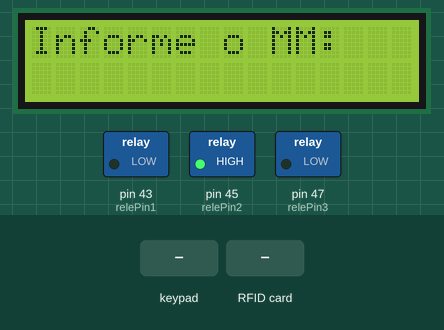
This sketch was run on a simulated Arduino Mega 2560, built with avr-gcc and run on an emulated ATmega2560. On the bench: 16×2 character LCD, switched loads named in the sketch (green lamp = pin HIGH). The test bench sets the inputs (shaded band). The local clock reads 2024-03-15 10:24:30 at power-on unless the sketch sets it; pins used as bus, display or sensor lines are not drawn; what the sketch prints to the serial monitor is not drawn.

Above: at 1.9 s.
2.0 s: keypad keys 0 0 0 0 0 # pressed 0.4 s apart
At 4.8 s:
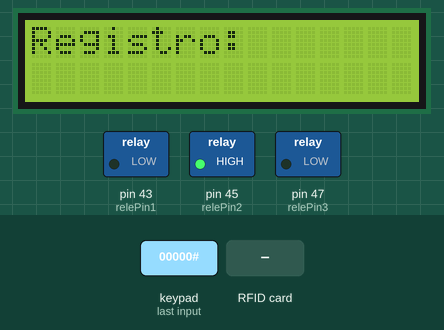
5.9 s: keypad keys 0 0 0 0 0 pressed 0.4 s apart
At 8.4 s:
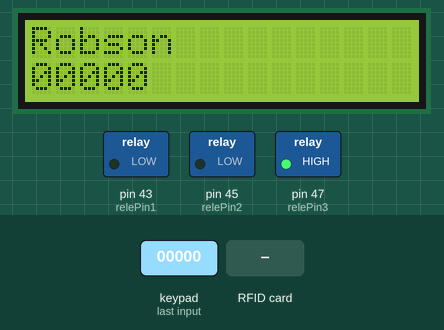
9.5 s: RFID card 2A 9C 7E 8B held to the reader
At 10.6 s:
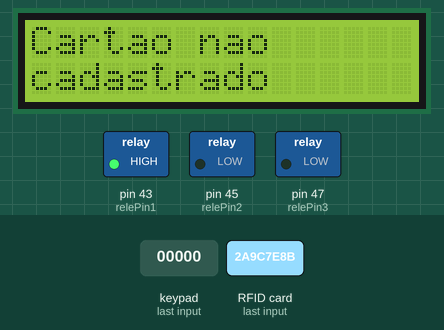
11.5 s: keypad keys 0 0 0 0 0 * pressed 0.4 s apart
At 14.7 s:
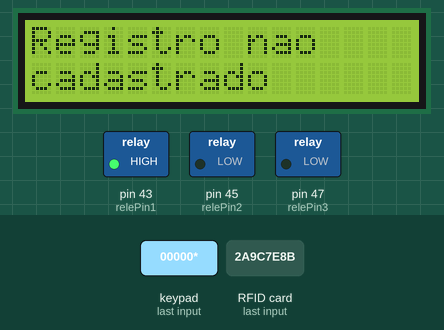
15.4 s: keypad keys 0 0 0 0 0 A pressed 0.4 s apart
At 17.8 s:
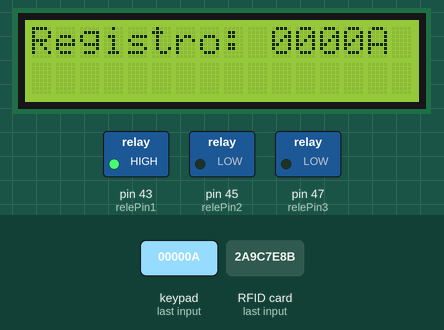
19.4 s: keypad keys 0 0 0 0 0 D pressed 0.4 s apart
At 21.8 s:
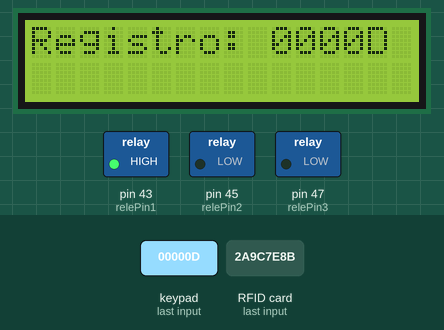
Timing chart, 0 to 61.5 s (numbered marks = the images above; inputs shaded):
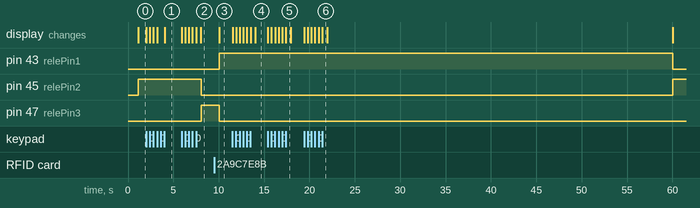

The sketch:

main.ino
```cpp
#include <Wire.h> //Biblioteca para comunicação com dispositivos I2C
#include <SPI.h> //Biblioteca para comunicação com dispositivos SPI
#include <MFRC522.h> //Biblioteca para leitura e controle de tags RFID
#include <LiquidCrystal_I2C.h> //Biblioteca para controle de displays LCD I2C
#include <Keypad.h> //Biblioteca para leitura de teclado numérico
#include <SoftwareSerial.h>
#include "RTClib.h" //Biblioteca para controle de um relógio em tempo real DS3231

//Variáveis constantes da pinagem para comunicação com o módulo RFID
const int SS_PIN = 53;
const int RST_PIN = 2;

String msg = "";//string a ser enviada para o esp

//Objeto do tipo MFRC522
MFRC522 rfid(SS_PIN, RST_PIN);

//Objeto do tipo LiquidCrystal_I2C com as configurações necessárias
LiquidCrystal_I2C lcd(0x27, 2, 1, 0, 4, 5, 6, 7, 3, POSITIVE);

//Objeto do tipo RTC_DS3231
RTC_DS3231 rtc;

//Define as constantes da quantidade de colunas e linhas do teclado
const byte ROWS = 4;
const byte COLS = 4;

// Define a matriz de pinos usada pelo teclado
char keys[ROWS][COLS] = {
  {'1', '2', '3', 'A'},
  {'4', '5', '6', 'B'},
  {'7', '8', '9', 'C'},
  {'*', '0', '#', 'D'}
};

// Define os pinos conectados às linhas e colunas do teclado
byte rowPins[ROWS] = {10, 9, 8, 7};
byte colPins[COLS] = {6, 5, 4, 3};

// Cria um objeto Keypad
Keypad keypad = Keypad(makeKeymap(keys), rowPins, colPins, ROWS, COLS);

//Array de valores hexadecimais
const String hexValues[] = {"8c2c564", "ba5d13a", "2A9C7E8B", "B24E758A"};

//Array de nomes correspondentes
const String names[] = {"Robson", "Goncalino", "José", "Ana"};

//Array de treinamentos
const String trainings[][6] = {
  {"OverHead", "TiranteD", "TiranteE", "Macaneta", "Capota", "Emblemas"}, // Robson
  {"Capota", "Emblemas"}, // Goncalino
  {"Treinamento 3", "Treinamento 4", "Treinamento 6"}, // José
  {"Treinamento 1", "Treinamento 4", "Treinamento 5"}  // Ana
};

//Array de registros correspondentes
const String registro[] = {"00000", "67890", "54321", "09876"};

//Nome do totem
const String totem = "OverHead";

//Array do MM
String MM = "";

//Define a pinagem dos relés
int relePin1 = 43;
int relePin2 = 45;
int relePin3 = 47;

//bool cartaoReconhecido = false; //Variável para verificar se o cartão foi reconhecido
//bool cartaoFoiReconhecido = false;

unsigned long lastExecTime = 0; //Variável para armazenar o tempo da última execução do ciclo
const unsigned long cycleInterval = 60000; //Intervalo de tempo para repetir o ciclo (1 hora em milissegundos)

unsigned long lastMMTime = 0; //Variável para armazenar o tempo da última execução do ciclo
const unsigned long MMInterval = 60000; //Intervalo de tempo para repetir o ciclo zerando o MM anterior (1 hora em milissegundos)

void setup() {
  pinMode(relePin1, OUTPUT);
  pinMode(relePin2, OUTPUT);
  pinMode(relePin3, OUTPUT);

  Wire.begin();
  Serial.begin(9600); //Inicia a comunicação serial
  lcd.begin (16, 2); //Inicia LCD 16x2
  SPI.begin(); //Inicia a comunicação SPI
  rfid.PCD_Init(); //Inicia o leitor RFID
  rtc.begin(); //Inicia o módulo RTC
  //rtc.adjust(DateTime(2023, 4, 5, 8, 13, 00)); //(ANO), (MÊS), (DIA), (HORA), (MINUTOS), (SEGUNDOS)

  lcd.setCursor (0, 0);
  lcd.print("Sistema iniciado");
  Serial.println("Sistema iniciado");
  Serial.println("");
  delay(1000);

  inputCar(); //Chama o void para input do número do carro
}

void inputCar() {
  digitalWrite(relePin1, LOW);
  digitalWrite(relePin2, HIGH);
  digitalWrite(relePin3, LOW);

  lcd.clear();
  lcd.setCursor(0, 0);
  lcd.print("Informe o MM: ");
  while (MM.length() < 4) { //Executa este loop enquanto o tamanho da entrada for menor que 4
    char key = keypad.getKey();
    if (key != NO_KEY) {
      if (isdigit(key)) { //Verifica se o caractere é um dígito
        MM += key; //Adiciona o dígito à entrada
        lcd.setCursor(0, 1);
        lcd.print("MM = ");
        lcd.print(MM);
      }
      else if (key == '*') { //Verifica se o usuário pressionou o asterisco para cancelar a entrada
        MM = "";
        lcd.clear();
        lcd.setCursor(0, 0);
        lcd.print("Cancelado");
        delay(2000);
        lcd.clear();
        lcd.setCursor(0, 0);
        lcd.print("Informe o MM:");
      }
    }
  }
  Serial.println("MM: " + MM);

  callCardKeypad(); //Chama o void da mensagem loop para chamar cartão e keypad
}

void callCardKeypad() {
  bool i = true;
  long ii = 1000;
  long momento = 0;
  long ultimoTempo = 0; //variável para armazenar o último tempo de atualização da tela
  const long intervalo = 1000; //intervalo de tempo em milissegundos

  while (true) {
    momento = millis();

    if (momento - ultimoTempo >= intervalo) {
      ultimoTempo = momento;

      if (i) {
        lcd.clear();
        lcd.print("Aproxime o");
        lcd.setCursor(0, 1);
        lcd.print("cartao RFID...");
      } else {
        lcd.clear();
        lcd.print("Digite o");
        lcd.setCursor(0, 1);
        lcd.print("registro...");
      }

      i = !i;
    }

    char key = keypad.getKey();

    if (rfid.PICC_IsNewCardPresent() || key != NO_KEY) {
      break;
    }
  }
}

void loop() {
  DateTime now = rtc.now();

  if (millis() - lastExecTime >= cycleInterval) { //Verifica se já passou uma hora desde a última execução do ciclo
    lastExecTime = millis(); //Reinicia o tempo da última execução para o momento atual

    if (millis() - lastMMTime >= MMInterval) { //Reinicia a variável MM a cada hora
      MM = "";
      lastMMTime = millis();
    }
    inputCar(); //Chama o void para input do número do carro
  }

  //****** FIM DA LÓGICA DO RTC ********

  //if ((now.hour() >= 5 && now.minute() >= 50) && (now.hour() <= 22 && now.minute() <= 50)) { //Verifica se está dentro do intervalo de tempo


  /* // aguarda 5 minutos ou até que o cartão seja reconhecido
    unsigned long timeout = millis() + 300000; // tempo limite de 5 minutos em milissegundos
    while (millis() < timeout && !cartaoReconhecido) {*/

  //****** FIM DA LÓGICA DO RTC ********


  //*****INÍCIO DA LÓGICA DO RFID******

  if (rfid.PICC_IsNewCardPresent() && rfid.PICC_ReadCardSerial()) { //Verifica se há um cartão RFID presente
    String hexValue = ""; //Lê o valor hexadecimal do RFID
    for (byte i = 0; i < rfid.uid.size; i++) {
      hexValue += String(rfid.uid.uidByte[i], HEX);
    }
    delay(500);
    int index = -1; //Procura o índice correspondente ao valor hexadecimal no array
    for (int i = 0; i < 4; i++) {
      if (hexValues[i] == hexValue) {
        index = i; addmsg(hexValues[i]);
        break;
      }
    }
    if (index >= 0) { //Exibe as informações de treinamentos no monitor serial e no LCD
      bool foundTotem = false;
      for (int i = 0; i < 6; i++) {
        if (trainings[index][i] != "") {
          if (trainings[index][i] == totem) {
            foundTotem = true;
            break;
          }
        }
      }
      if (foundTotem) { //Exibe as informações de treinamentos no monitor serial e no LCD
        String nome = names[index];
        Serial.print("Nome: ");
        Serial.println(nome);
        addmsg(nome);

        lcd.clear();
        lcd.setCursor(0, 0);
        lcd.print("");
        lcd.print(nome);

        String treinamentos = "";
        for (int i = 0; i < 6; i++) {
          if (trainings[index][i] != "") {
            Serial.print(" - ");
            Serial.println(trainings[index][i]);
            treinamentos += trainings[index][i];
            if (i != 6) {
              treinamentos += ',';
            }
          }
        }
        addmsg(treinamentos);

        String reg = registro[index];
        Serial.print("Registro: ");
        Serial.println(reg);
        addmsg(reg);

        lcd.setCursor(0, 1);
        lcd.print("");
        lcd.print(reg);

        addmsg(MM);

        Serial.println("FUNCIONARIO HABILITADO");
        Serial.println("");

        digitalWrite(relePin1, LOW);
        digitalWrite(relePin2, LOW);
        digitalWrite(relePin3, HIGH);
      }
      else {
        Serial.println("Funcionário não habilitado");
        Serial.print("Precisa-se treinar este funcionário para a operação: ");
        Serial.println(totem);
        Serial.println ("");

        lcd.clear();
        lcd.setCursor(0, 0);
        lcd.print("Funcionario nao");
        lcd.setCursor(0, 1);
        lcd.print("habilitado");

        digitalWrite(relePin1, HIGH);
        digitalWrite(relePin2, LOW);
        digitalWrite(relePin3, LOW);
      }
      //Aguarda a remoção do cartão RFID
      rfid.PICC_HaltA();
      rfid.PCD_StopCrypto1();
    }
    else {
      Serial.println("Cartão não cadastrado");
      Serial.println ("");

      lcd.clear();
      lcd.setCursor(0, 0);
      lcd.print("Cartao nao");
      lcd.setCursor(0, 1);
      lcd.print("cadastrado");

      digitalWrite(relePin1, HIGH);
      digitalWrite(relePin2, LOW);
      digitalWrite(relePin3, LOW);
    }
    delay (100);
  }

  //*****FIM DA LÓGICA DO RFID*****


  //****INÍCIO DA LÓGICA DO TECLADO****

  String meuRegistro = ""; //Declara a variável fora do bloco condicional
  static byte count = 0; //Contador de dígitos
  static char codigo[6] = {'\0'}; //Vetor para armazenar os dígitos do código e finalizar com o caractere nulo
  String numRegistro = "";

  if (keypad.getKey() != NO_KEY) { //Se alguma tecla for pressionada
    int i = 10;
    bool teclado  = HIGH;
    lcd.clear();
    lcd.setCursor(0, 0);
    lcd.print("Registro: ");

    if (teclado) {
      while (teclado) {
        lcd.setCursor(0, i);
        char key = keypad.getKey();
        if (key != NO_KEY) {
          codigo[count] = key; //Armazena o dígito na posição correspondente
          numRegistro.concat(key);
          lcd.setCursor(i, 0);
          lcd.print(key);
          count++; //Incrementa o contador
          i++;
        }
        if (numRegistro.length() >= 5) {
          break;
        }
      }
      teclado = !teclado;
    }

    if (count == 5) { //Se o código estiver completo
      meuRegistro = String(codigo); //Converte o vetor em uma String
      Serial.println("Registro lido: " + meuRegistro); //Exibe o código na serial
      count = 0; //Reinicia o contador de dígitos
    }
    delay(500);
    int index = -1; //Procura o índice correspondente ao valor hexadecimal no array
    for (int i = 0; i < 4; i++) {
      if (registro[i] == meuRegistro) {
        index = i;
        break;
      }
    }
    if (index >= 0) { //Exibe as informações de treinamentos no monitor serial e no LCD
      bool foundTotem = false;
      for (int i = 0; i < 6; i++) {
        if (trainings[index][i] != "") {
          if (trainings[index][i] == totem) {
            foundTotem = true;
          }
        }
      }
      if (foundTotem) { //Exibe as informações de treinamentos no monitor serial e no LCD
        String name = names[index];
        Serial.print("Nome: ");
        Serial.println(name);

        lcd.clear();
        lcd.setCursor(0, 0);
        lcd.print("");
        lcd.print(name);

        String reg = registro[index];
        Serial.print("Registro: ");
        Serial.println(reg);

        lcd.setCursor(0, 1);
        lcd.print("");
        lcd.print(reg);

        for (int i = 0; i < 6; i++) {
          if (trainings[index][i] != "") {
            Serial.print(" - ");
            Serial.println(trainings[index][i]);
          }
        }
        Serial.println("FUNCIONARIO HABILITADO");
        Serial.println("");

        digitalWrite(relePin1, LOW);
        digitalWrite(relePin2, LOW);
        digitalWrite(relePin3, HIGH);
      }
      else {
        Serial.println("Funcionário não habilitado");
        Serial.print("Precisa-se treinar este funcionário para a operação: ");
        Serial.println(totem);
        Serial.println ("");

        lcd.clear();
        lcd.setCursor(0, 0);
        lcd.print("Funcionario nao");
        lcd.setCursor(0, 1);
        lcd.print("habilitado");

        digitalWrite(relePin1, HIGH);
        digitalWrite(relePin2, LOW);
        digitalWrite(relePin3, LOW);
      }
    }
    else {
      Serial.println("Registro não cadastrado");
      Serial.println ("");

      lcd.clear();
      lcd.setCursor(0, 0);
      lcd.print("Registro nao");
      lcd.setCursor(0, 1);
      lcd.print("cadastrado");

      digitalWrite(relePin1, HIGH);
      digitalWrite(relePin2, LOW);
      digitalWrite(relePin3, LOW);
    }
    delay (100);
  }

  //****FIM DA LÓGICA DO TECLADO****

  /*if (cartaoFoiReconhecido) {
    cartaoReconhecido = true;
    digitalWrite(relePin1, HIGH);
    digitalWrite(relePin2, HIGH);
    digitalWrite(relePin3, HIGH);
    }*/
  //    if()
  Serial.println("ok!");
  Serial.println(msg);
}
//}
/*else {
  // Desativa todos os relés fora do intervalo de tempo
  digitalWrite(relePin1, LOW);
  digitalWrite(relePin2, LOW);
  digitalWrite(relePin3, LOW);
  //
  //*/
void addmsg(String paraADD) {
  msg += paraADD;
  msg += ";";
}
```

Measured:
- after the input at 2.0 s, the display: first changes at once (image 1 shows a later state)
- after the input at 5.9 s, pin 45 (relePin2): HIGH → LOW after 2.2 s; pin 47 (relePin3): LOW → HIGH after 2.2 s; the display: first changes at once (image 2 shows a later state)
- after the input at 9.5 s, pin 43 (relePin1): LOW → HIGH after 0.54 s; pin 47 (relePin3): HIGH → LOW after 0.54 s; the display: changes after 0.54 s (image 3)
- after the input at 11.5 s, the display: first changes at once (image 4 shows a later state)
- after the input at 15.4 s, the display: first changes at once (image 5 shows a later state)
- after the input at 19.4 s, the display: first changes at once (image 6 shows a later state)
- what the display in image 5 shows lasts 0.5 s, from 17.4 s to 17.9 s
